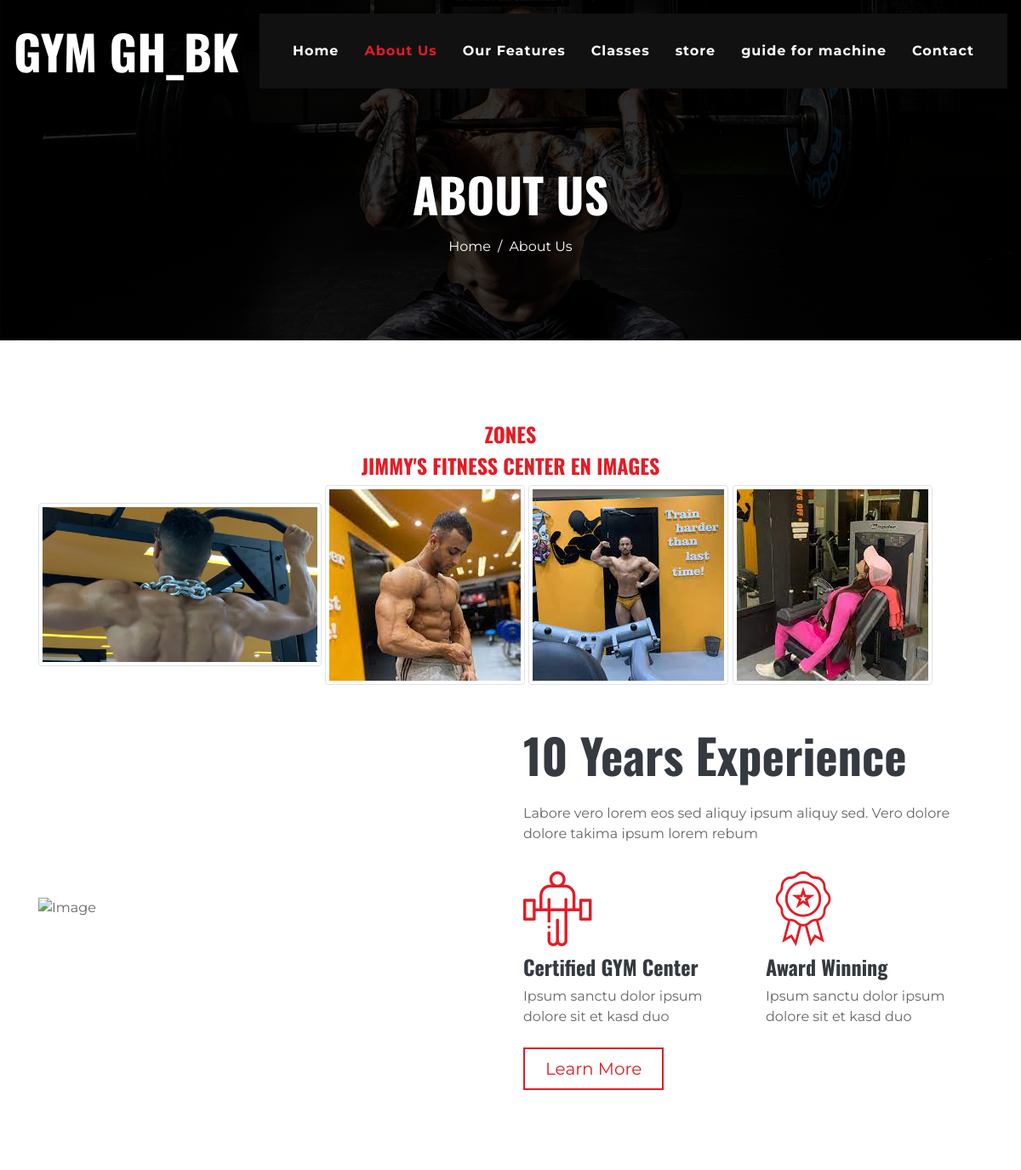
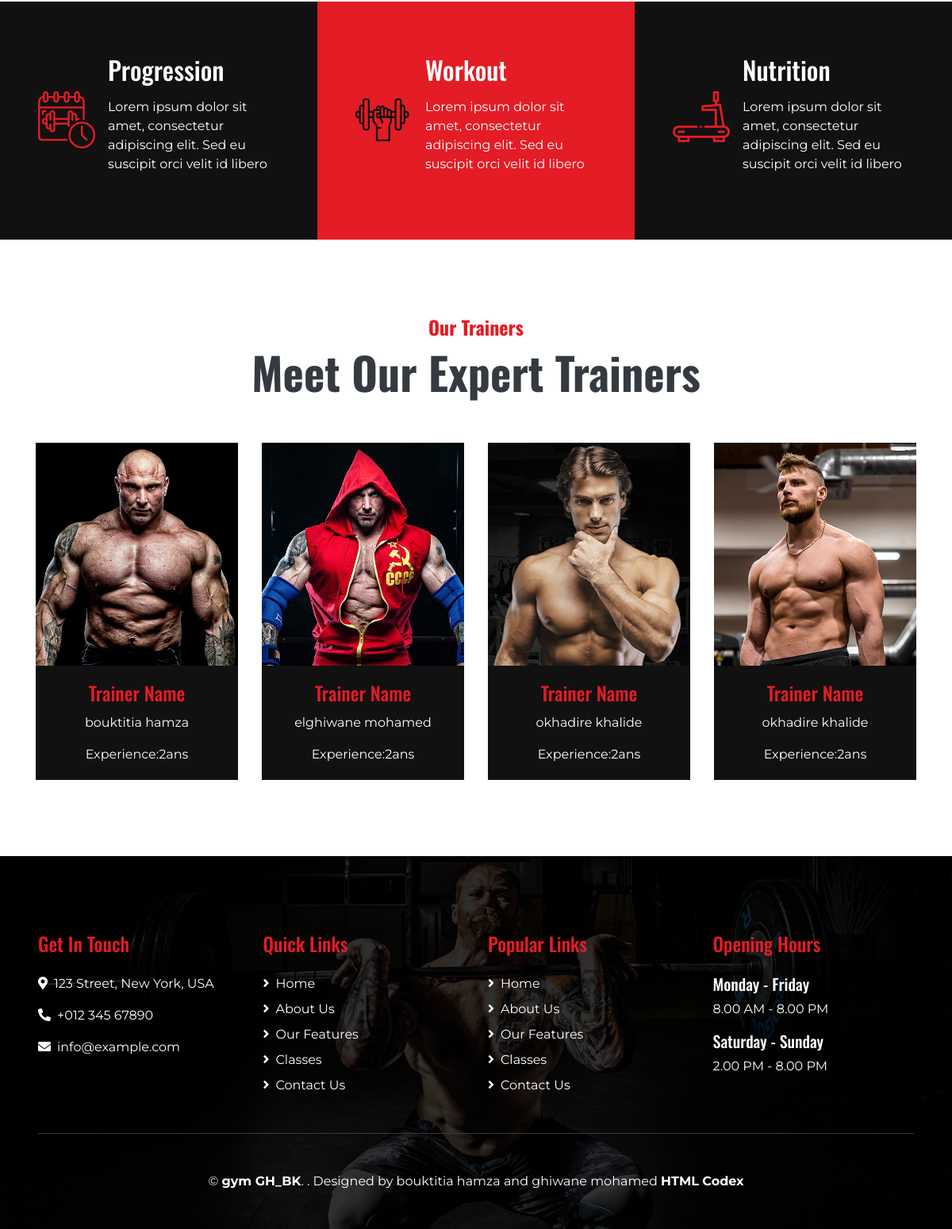
The app's page /gym/about.php with its own data (2 pictures, top to bottom).
### tables this page shows
CREATE TABLE `entreneur` (
  `id_ent` int(11) NOT NULL,
  `nom_e` varchar(40) NOT NULL,
  `prenom_e` varchar(40) NOT NULL,
  `adresse_e` varchar(50) NOT NULL,
  `email_e` varchar(50) NOT NULL,
  `telephone_e` int(10) NOT NULL,
  `slair` varchar(20) NOT NULL,
  `img_e` varchar(50) NOT NULL,
  `experence` varchar(50) NOT NULL,
  `face` varchar(50) NOT NULL,
  `insta` varchar(50) NOT NULL,
  `twit` varchar(50) NOT NULL,
  `link` varchar(50) NOT NULL
);

### gym/about.php (the view, shortened to what this page needs)
<!DOCTYPE html>
<html lang="en">
<head>
    <link href="https://cdnjs.cloudflare.com/ajax/libs/font-awesome/5.10.0/css/all.min.css" rel="stylesheet">
    <link href="lib/flaticon/font/flaticon.css" rel="stylesheet">
    <link href="css/style.min.css" rel="stylesheet">
</head>
<body class="bg-white">
    <div class="container-fluid p-0 nav-bar">
        <nav class="navbar navbar-expand-lg bg-none navbar-dark py-3">
            <a href="" class="navbar-brand">
                <h1 class="m-0 display-4 font-weight-bold text-uppercase text-white">gym GH_BK</h1>
            </a>
            <div class="collapse navbar-collapse justify-content-between" id="navbarCollapse">
                <div class="navbar-nav ml-auto p-4 bg-secondary">
                    <a href="home.php" class="nav-item nav-link">Home</a>
                    <a href="about.php" class="nav-item nav-link active">About Us</a>
                    <a href="feature.html" class="nav-item nav-link">Our Features</a>
                    <a href="class.html" class="nav-item nav-link">Classes</a>
                    <a href="image.php" class="nav-item nav-link">store</a>
                    <a href="guid_for_machine.html" class="nav-item nav-link">guide for machine</a>
                    <a href="contact.html" class="nav-item nav-link">Contact</a>
                </div>
            </div>
        </nav>
    </div>
    <div class="container-fluid page-header mb-5">
        <div class="d-flex flex-column align-items-center justify-content-center pt-0 pt-lg-5" style="min-height: 400px">
            <h4 class="display-4 mb-3 mt-0 mt-lg-5 text-white text-uppercase font-weight-bold">About Us</h4>
            <div class="d-inline-flex">
                <p class="m-0 text-white"><a class="text-white" href="">Home</a></p>
                <p class="m-0 text-white px-2">/</p>
                <p class="m-0 text-white">About Us</p>
            </div>
        </div>
    </div>
<div class="container pt-5">
<div>
     <h4 class="text-primary font-weight-bold"style="text-align:center;">ZONES</h4>
            <h4 class="text-primary font-weight-bold" style="text-align:center;">JIMMY'S FITNESS CENTER EN IMAGES</h4>
 <img src="images_gym/image_gym_1.png" class="img-thumbnail" alt="Cinque Terre">
 <img src="images_gym/image_gym_2.jpg" class="img-thumbnail" alt="Cinque Terre">
 <img src="images_gym/image_gym_3.jpg" class="img-thumbnail" alt="Cinque Terre">
 <img src="images_gym/image_gym_4.jpg" class="img-thumbnail" alt="Cinque Terre">
</div>
</div>
    <div class="container py-5">
        <div class="row align-items-center">
            <div class="col-lg-6">
                <img class="img-fluid mb-4 mb-lg-0" src="img/about.jpg" alt="Image">
            </div>
            <div class="col-lg-6">
                <h2 class="display-4 font-weight-bold mb-4">10 Years Experience</h2>
                <p>Labore vero lorem eos sed aliquy ipsum aliquy sed. Vero dolore dolore takima ipsum lorem rebum</p>
                <div class="row py-2">
                    <div class="col-sm-6">
                        <i class="flaticon-barbell display-2 text-primary"></i>
                        <h4 class="font-weight-bold">Certified GYM Center</h4>
                        <p>Ipsum sanctu dolor ipsum dolore sit et kasd duo</p>
                    </div>
                    <div class="col-sm-6">
                        <i class="flaticon-medal display-2 text-primary"></i>
                        <h4 class="font-weight-bold">Award Winning</h4>
                        <p>Ipsum sanctu dolor ipsum dolore sit et kasd duo</p>
                    </div>
                </div>
                <a href="" class="btn btn-lg px-4 btn-outline-primary">Learn More</a>
            </div>
        </div>
    </div>
    <div class="container-fluid my-5">
        <div class="row">
            <div class="col-lg-4 p-0">
                <div class="d-flex align-items-center bg-secondary text-white px-5" style="min-height: 300px;">
                    <i class="flaticon-training display-3 text-primary mr-3"></i>
                    <div class="">
                        <h2 class="text-white mb-3">Progression</h2>
                        <p>Lorem ipsum dolor sit amet, consectetur adipiscing elit. Sed eu suscipit orci velit id libero
                        </p>
                    </div>
                </div>
            </div>
            <div class="col-lg-4 p-0">
                <div class="d-flex align-items-center bg-primary text-white px-5" style="min-height: 300px;">
                    <i class="flaticon-weightlifting display-3 text-secondary mr-3"></i>
                    <div class="">
                        <h2 class="text-white mb-3">Workout</h2>
                        <p>Lorem ipsum dolor sit amet, consectetur adipiscing elit. Sed eu suscipit orci velit id libero
                        </p>
                    </div>
                </div>
            </div>
            <div class="col-lg-4 p-0">
                <div class="d-flex align-items-center bg-secondary text-white px-5" style="min-height: 300px;">
                    <i class="flaticon-treadmill display-3 text-primary mr-3"></i>
                    <div class="">
                        <h2 class="text-white mb-3">Nutrition</h2>
                        <p>Lorem ipsum dolor sit amet, consectetur adipiscing elit. Sed eu suscipit orci velit id libero
                        </p>
                    </div>
                </div>
            </div>
        </div>
    </div>
    <div class="container pt-5 team">
        <div class="d-flex flex-column text-center mb-5">
            <h4 class="text-primary font-weight-bold">Our Trainers</h4>
            <h4 class="display-4 font-weight-bold">Meet Our Expert Trainers</h4>
        </div>
        <?php
$servername="localhost";
$username="root";
$password="";
$con=mysqli_connect($servername, $username, $password);
mysqli_select_db($con,"gss");
$requete1 = "SELECT * FROM entreneur;";
$resultat1=mysqli_query($con,$requete1);
         ?>
         <div class="row">
          <?php while($data=mysqli_fetch_array($resultat1)){?>
            <div class="col-lg-3 col-md-6 mb-5">
                <div class="card border-0 bg-secondary text-center text-white">
                    <img class="card-img-top" src="img_m/<?php echo $data['img_e'];?>" alt="">
                    <div class="card-body bg-secondary">
                        <h4 class="card-title text-primary">Trainer Name</h4>
                        <p class="card-text"><?php echo $data['nom_e'];?> <?php echo $data['prenom_e'];?></p>
                        <p class="card-text"> Experience:<?php echo $data['experence'];?></p>
                    </div>
                </div>
            </div>
            <?php } ?>
        </div>
    </div>
    <div class="footer container-fluid mt-5 py-5 px-sm-3 px-md-5 text-white">
        <div class="row pt-5">
            <div class="col-lg-3 col-md-6 mb-5">
                <h4 class="text-primary mb-4">Get In Touch</h4>
                <p><i class="fa fa-map-marker-alt mr-2"></i>123 Street, New York, USA</p>
                <p><i class="fa fa-phone-alt mr-2"></i>+012 345 67890</p>
                <p><i class="fa fa-envelope mr-2"></i>info@example.com</p>
            </div>
            <div class="col-lg-3 col-md-6 mb-5">
                <h4 class="text-primary mb-4">Quick Links</h4>
                <div class="d-flex flex-column justify-content-start">
                    <a class="text-white mb-2" href="#"><i class="fa fa-angle-right mr-2"></i>Home</a>
                    <a class="text-white mb-2" href="#"><i class="fa fa-angle-right mr-2"></i>About Us</a>
                    <a class="text-white mb-2" href="#"><i class="fa fa-angle-right mr-2"></i>Our Features</a>
                    <a class="text-white mb-2" href="#"><i class="fa fa-angle-right mr-2"></i>Classes</a>
                    <a class="text-white" href="#"><i class="fa fa-angle-right mr-2"></i>Contact Us</a>
                </div>
            </div>
            <div class="col-lg-3 col-md-6 mb-5">
                <h4 class="text-primary mb-4">Popular Links</h4>
                <div class="d-flex flex-column justify-content-start">
                    <a class="text-white mb-2" href="#"><i class="fa fa-angle-right mr-2"></i>Home</a>
                    <a class="text-white mb-2" href="#"><i class="fa fa-angle-right mr-2"></i>About Us</a>
                    <a class="text-white mb-2" href="#"><i class="fa fa-angle-right mr-2"></i>Our Features</a>
                    <a class="text-white mb-2" href="#"><i class="fa fa-angle-right mr-2"></i>Classes</a>
                    <a class="text-white" href="#"><i class="fa fa-angle-right mr-2"></i>Contact Us</a>
                </div>
            </div>
            <div class="col-lg-3 col-md-6 mb-5">
                <h4 class="text-primary mb-4">Opening Hours</h4>
                <h5 class="text-white">Monday - Friday</h5>
                <p>8.00 AM - 8.00 PM</p>
                <h5 class="text-white">Saturday - Sunday</h5>
                <p>2.00 PM - 8.00 PM</p>
            </div>
        </div>
        <div class="container border-top border-dark pt-5">
            <p class="m-0 text-center text-white">
                &copy; <a class="text-white font-weight-bold" href="#">gym GH_BK</a>. . Designed by bouktitia hamza  and ghiwane mohamed
                <a class="text-white font-weight-bold" href="https://htmlcodex.com">HTML Codex</a>
            </p>
        </div>
    </div>
</body>
</html>

### gym/about.php (style rules this page uses)
.img-thumbnail { padding: 0.25rem; background-color: #fff; border: 1px solid #dee2e6; border-radius: 0.25rem; max-width: 30%; height: auto; }

### records on screen
entreneur: img_e (picture), nom_e "bouktitia", prenom_e "hamza", experence "2ans"
entreneur: img_e (picture), nom_e "elghiwane", prenom_e "mohamed", experence "2ans"
entreneur: img_e (picture), nom_e "okhadire", prenom_e "khalide", experence "2ans"
entreneur: img_e (picture), nom_e "okhadire", prenom_e "khalide", experence "2ans"
